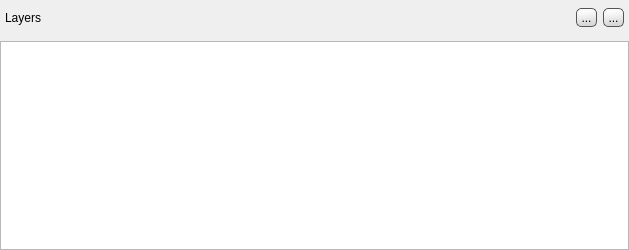
<?xml version="1.0" encoding="UTF-8"?>
<ui version="4.0">
 <class>Timeline2</class>
 <widget class="QDockWidget" name="Timeline2">
  <property name="geometry">
   <rect>
    <x>0</x>
    <y>0</y>
    <width>629</width>
    <height>250</height>
   </rect>
  </property>
  <property name="windowTitle">
   <string>Timeline</string>
  </property>
  <widget class="QWidget" name="dockWidgetContents">
   <layout class="QVBoxLayout" name="verticalLayout">
    <property name="leftMargin">
     <number>0</number>
    </property>
    <property name="topMargin">
     <number>0</number>
    </property>
    <property name="rightMargin">
     <number>0</number>
    </property>
    <property name="bottomMargin">
     <number>0</number>
    </property>
    <item>
     <widget class="QWidget" name="TimelineControl" native="true">
      <property name="minimumSize">
       <size>
        <width>0</width>
        <height>35</height>
       </size>
      </property>
      <layout class="QHBoxLayout" name="horizontalLayout">
       <property name="leftMargin">
        <number>5</number>
       </property>
       <property name="topMargin">
        <number>5</number>
       </property>
       <property name="rightMargin">
        <number>5</number>
       </property>
       <property name="bottomMargin">
        <number>5</number>
       </property>
       <item>
        <widget class="QLabel" name="label">
         <property name="text">
          <string>Layers</string>
         </property>
        </widget>
       </item>
       <item>
        <widget class="QToolButton" name="toolButton">
         <property name="styleSheet">
          <string notr="true">background-color: qlineargradient(spread:pad, x1:0.187818, y1:0.949, x2:0.0851364, y2:0.278, stop:0 rgba(216, 216, 216, 255), stop:1 rgba(250, 250, 250, 255));

border:1px solid #555555;

border-radius:5px;</string>
         </property>
         <property name="text">
          <string>...</string>
         </property>
        </widget>
       </item>
       <item>
        <widget class="QToolButton" name="toolButton_2">
         <property name="styleSheet">
          <string notr="true">background-color: qlineargradient(spread:pad, x1:0.187818, y1:0.949, x2:0.0851364, y2:0.278, stop:0 rgba(216, 216, 216, 255), stop:1 rgba(250, 250, 250, 255));

border:1px solid #555555;

border-radius:5px;</string>
         </property>
         <property name="text">
          <string>...</string>
         </property>
        </widget>
       </item>
      </layout>
     </widget>
    </item>
    <item>
     <widget class="QGraphicsView" name="TimelineView"/>
    </item>
   </layout>
  </widget>
 </widget>
 <resources/>
 <connections/>
</ui>
